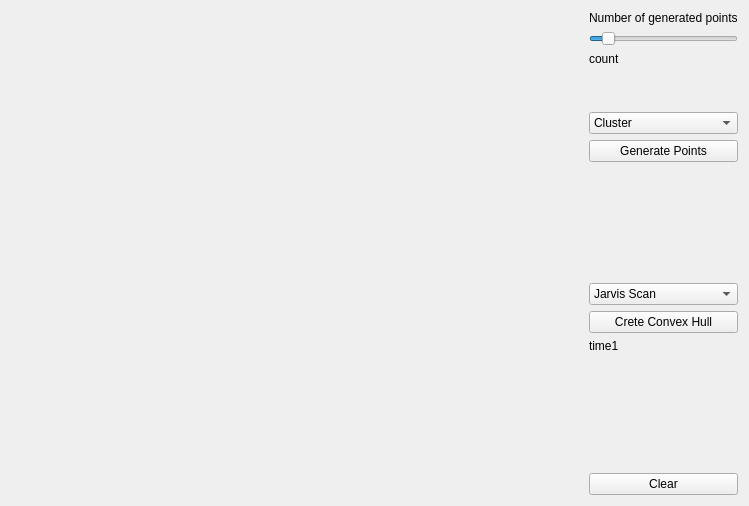
<?xml version="1.0" encoding="UTF-8"?>
<ui version="4.0">
 <class>Widget</class>
 <widget class="QWidget" name="Widget">
  <property name="geometry">
   <rect>
    <x>0</x>
    <y>0</y>
    <width>749</width>
    <height>506</height>
   </rect>
  </property>
  <property name="windowTitle">
   <string>Widget</string>
  </property>
  <layout class="QHBoxLayout" name="horizontalLayout">
   <item>
    <widget class="Draw" name="Canvas" native="true">
     <property name="sizePolicy">
      <sizepolicy hsizetype="Preferred" vsizetype="Preferred">
       <horstretch>1</horstretch>
       <verstretch>1</verstretch>
      </sizepolicy>
     </property>
    </widget>
   </item>
   <item>
    <layout class="QVBoxLayout" name="verticalLayout">
     <item>
      <widget class="QLabel" name="label_4">
       <property name="text">
        <string>Number of generated points</string>
       </property>
      </widget>
     </item>
     <item>
      <widget class="QSlider" name="horizontalSlider">
       <property name="minimum">
        <number>1000</number>
       </property>
       <property name="maximum">
        <number>1000000</number>
       </property>
       <property name="singleStep">
        <number>1000</number>
       </property>
       <property name="pageStep">
        <number>10000</number>
       </property>
       <property name="value">
        <number>10000</number>
       </property>
       <property name="tracking">
        <bool>true</bool>
       </property>
       <property name="orientation">
        <enum>Qt::Horizontal</enum>
       </property>
      </widget>
     </item>
     <item>
      <widget class="QLabel" name="label_5">
       <property name="text">
        <string>count</string>
       </property>
      </widget>
     </item>
     <item>
      <spacer name="verticalSpacer_5">
       <property name="orientation">
        <enum>Qt::Vertical</enum>
       </property>
       <property name="sizeType">
        <enum>QSizePolicy::Preferred</enum>
       </property>
       <property name="sizeHint" stdset="0">
        <size>
         <width>20</width>
         <height>40</height>
        </size>
       </property>
      </spacer>
     </item>
     <item>
      <widget class="QComboBox" name="comboBox_2">
       <item>
        <property name="text">
         <string>Cluster</string>
        </property>
       </item>
       <item>
        <property name="text">
         <string>Random</string>
        </property>
       </item>
       <item>
        <property name="text">
         <string>Grid</string>
        </property>
       </item>
       <item>
        <property name="text">
         <string>Circle</string>
        </property>
       </item>
       <item>
        <property name="text">
         <string>Ellipse</string>
        </property>
       </item>
       <item>
        <property name="text">
         <string>StarShape</string>
        </property>
       </item>
       <item>
        <property name="text">
         <string>Square</string>
        </property>
       </item>
      </widget>
     </item>
     <item>
      <widget class="QPushButton" name="points">
       <property name="text">
        <string>Generate Points</string>
       </property>
      </widget>
     </item>
     <item>
      <spacer name="verticalSpacer_6">
       <property name="orientation">
        <enum>Qt::Vertical</enum>
       </property>
       <property name="sizeHint" stdset="0">
        <size>
         <width>20</width>
         <height>40</height>
        </size>
       </property>
      </spacer>
     </item>
     <item>
      <widget class="QComboBox" name="comboBox">
       <item>
        <property name="text">
         <string>Jarvis Scan</string>
        </property>
       </item>
       <item>
        <property name="text">
         <string>Graham Scan</string>
        </property>
       </item>
       <item>
        <property name="text">
         <string>Quick Hull</string>
        </property>
       </item>
       <item>
        <property name="text">
         <string>Sweep Line</string>
        </property>
       </item>
      </widget>
     </item>
     <item>
      <widget class="QPushButton" name="pushButton_3">
       <property name="text">
        <string>Crete Convex Hull</string>
       </property>
      </widget>
     </item>
     <item>
      <widget class="QLabel" name="label_2">
       <property name="text">
        <string>time1</string>
       </property>
      </widget>
     </item>
     <item>
      <spacer name="verticalSpacer_2">
       <property name="orientation">
        <enum>Qt::Vertical</enum>
       </property>
       <property name="sizeHint" stdset="0">
        <size>
         <width>20</width>
         <height>40</height>
        </size>
       </property>
      </spacer>
     </item>
     <item>
      <widget class="QPushButton" name="pushButton_2">
       <property name="text">
        <string>Clear</string>
       </property>
      </widget>
     </item>
    </layout>
   </item>
  </layout>
 </widget>
 <layoutdefault spacing="6" margin="11"/>
 <customwidgets>
  <customwidget>
   <class>Draw</class>
   <extends>QWidget</extends>
   <header location="global">draw.h</header>
   <container>1</container>
  </customwidget>
 </customwidgets>
 <resources/>
 <connections/>
</ui>
